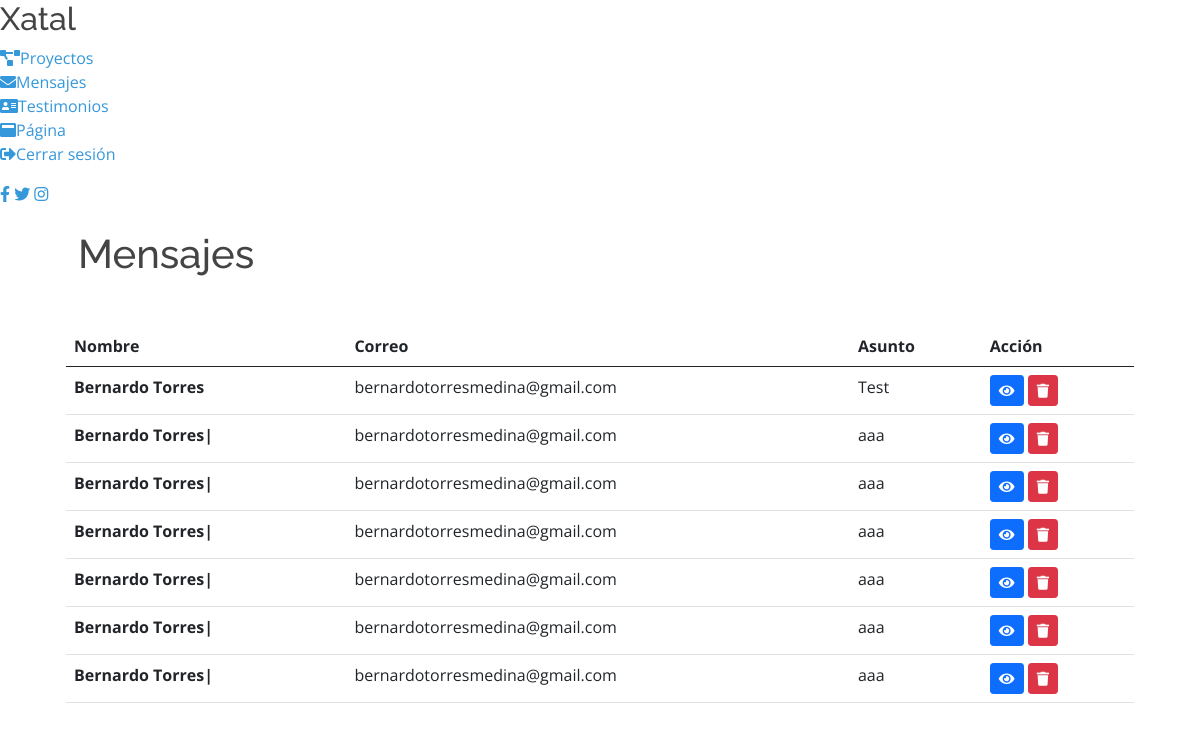
Screenshot of /messages (signed in) with the database file from the repository.
### app/models.py (models this page shows)
class Message(db.Model):
    id = db.Column(db.Integer, primary_key=True)
    name = db.Column(db.String(20), nullable=False)
    email = db.Column(db.String(60), nullable=False)
    subject = db.Column(db.String(200), nullable=False)
    text = db.Column(db.Text, nullable=False)

### app/routes/admin.py (the view)
@admin.route('/messages')
@login_required
def messages():
    messages = Message.query.all()
    return render_template('messages.html', title='Mensajes', messages=messages)

### app/models.py (called while the page is built)
@login_manager.user_loader
def load_user(user_id):
    return User.query.get(int(user_id))

### app/templates/messages.html (shortened to what this page needs)
{% extends 'admin-layout.html' %} {% block content %}
<div class="row justify-content-center">
  <table class="table striped my-4">
    <thead>
      <tr>
        <th scope="col">Nombre</th>
        <th scope="col">Correo</th>
        <th scope="col">Asunto</th>
        <th scope="col">Acción</th>
      </tr>
    </thead>
    <tbody>
      {% for message in messages %}
      <tr>
        <th scope="row">{{message.name}}</th>
        <td>{{message.email}}</td>
        <td>{{message.subject}}</td>
        <td>
          <button data-id="{{message.id}}" type="button" class="btn-sm btn-modal btn btn-primary" data-bs-toggle="modal" data-bs-target="#modal">
            <i class="fas fa-eye"></i>
          </button>
          <a
            href="/delete-message/{{message.id}}"
            class="btn btn-danger btn-sm"
          >
            <i class="fas fa-trash"></i>
          </a>
        </td>
      </tr>
      {% endfor %}
    </tbody>
  </table>
{% endblock %}

### app/static/assets/css/style.css (style rules this page uses)
body { font-family: "Open Sans", sans-serif; color: #444444; }
a { color: #3498db; text-decoration: none; }
@media (prefers-reduced-motion: no-preference) { :root { scroll-behavior: auto; } }

### rows the page displays
Message: name "Bernardo Torres", email "bernardotorresmedina@gmail.com", subject "Test"
Message: name "Bernardo Torres|", email "bernardotorresmedina@gmail.com", subject "aaa"
Message: name "Bernardo Torres|", email "bernardotorresmedina@gmail.com", subject "aaa"
Message: name "Bernardo Torres|", email "bernardotorresmedina@gmail.com", subject "aaa"
Message: name "Bernardo Torres|", email "bernardotorresmedina@gmail.com", subject "aaa"
Message: name "Bernardo Torres|", email "bernardotorresmedina@gmail.com", subject "aaa"
Message: name "Bernardo Torres|", email "bernardotorresmedina@gmail.com", subject "aaa"

### other values shown
{{ title }} "Mensajes"
